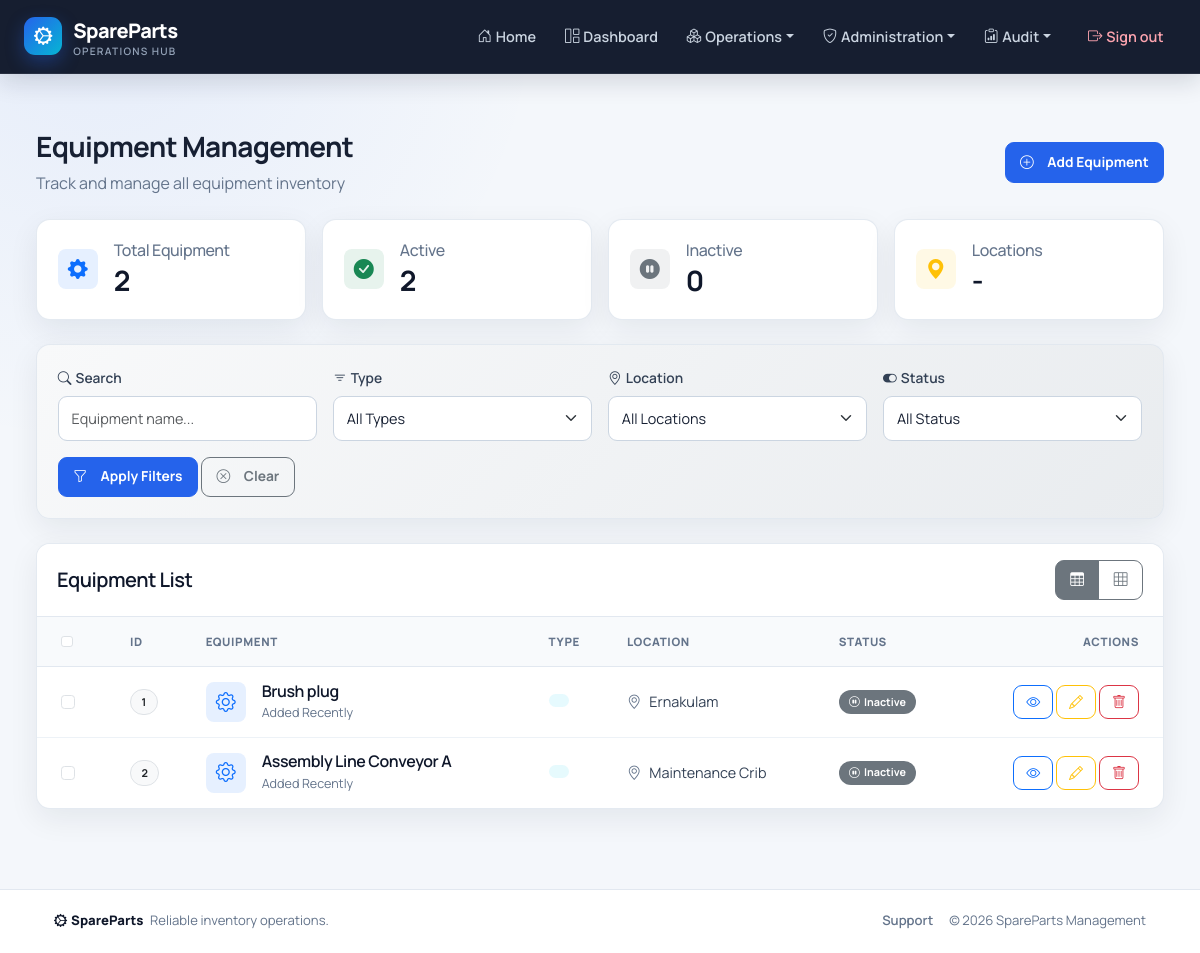
Screenshot of /inventory/equipment/ (signed in) with the database file from the repository.
### inventory/models.py (models this page shows, shortened)
class Equipment(models.Model):
    name = models.CharField(max_length=200)
    part = models.ForeignKey(Part, on_delete=models.SET_NULL, null=True, blank=True)
    location = models.ForeignKey(Location, on_delete=models.SET_NULL, null=True, blank=True)
    last_maintenance_date = models.DateField(blank=True, null=True)
    next_maintenance_date = models.DateField(blank=True, null=True)

class Location(models.Model):
    name = models.CharField(max_length=100)
    address = models.TextField(blank=True, null=True)

### inventory/views.py (the view)
# urls.py: path('equipment/', EquipmentListView.as_view(), name='equipment_list'),
class EquipmentListView(LoginRequiredMixin, RoleRequiredMixin, ListView):
    model = Equipment
    template_name = 'equipment_list.html'
    context_object_name = 'equipment_list'
    allowed_roles = ['inventory_manager', 'technician']

### templates/equipment_list.html (shortened to what this page needs)
{% extends 'base.html' %}{% load rbac %}
{% load static %}
{% block content %}
<div class="container-fluid py-4">
    <div class="row mb-4">
        <div class="col-12">
            <div class="d-flex justify-content-between align-items-center">
                <div>
                    <h1 class="h3 mb-2 fw-bold">Equipment Management</h1>
                    <p class="text-muted mb-0">Track and manage all equipment inventory</p>
                </div>
                {% if user|has_access:'equipment.manage' %}
                <div>
                    <a href="{% url 'inventory:equipment_add' %}" class="btn btn-primary btn-lg">
                        <i class="bi bi-plus-circle me-2"></i>Add Equipment
                    </a>
                </div>
                {% endif %}
            </div>
        </div>
    </div>
    <div class="row g-3 mb-4">
        <div class="col-md-3">
            <div class="card stats-card border-0 shadow-sm" style="border-left-color: #0d6efd;">
                <div class="card-body">
                    <div class="d-flex align-items-center">
                        <div class="equipment-icon bg-primary bg-opacity-10 text-primary me-3">
                            <i class="bi bi-gear-fill"></i>
                        </div>
                        <div>
                            <h6 class="text-muted mb-1">Total Equipment</h6>
                            <h3 class="mb-0 fw-bold">{{ equipment_list|length }}</h3>
                        </div>
                    </div>
                </div>
            </div>
        </div>
        <div class="col-md-3">
            <div class="card stats-card border-0 shadow-sm" style="border-left-color: #198754;">
                <div class="card-body">
                    <div class="d-flex align-items-center">
                        <div class="equipment-icon bg-success bg-opacity-10 text-success me-3">
                            <i class="bi bi-check-circle-fill"></i>
                        </div>
                        <div>
                            <h6 class="text-muted mb-1">Active</h6>
                            <h3 class="mb-0 fw-bold">{{ equipment_list|length }}</h3>
                        </div>
                    </div>
                </div>
            </div>
        </div>
        <div class="col-md-3">
            <div class="card stats-card border-0 shadow-sm" style="border-left-color: #6c757d;">
                <div class="card-body">
                    <div class="d-flex align-items-center">
                        <div class="equipment-icon bg-secondary bg-opacity-10 text-secondary me-3">
                            <i class="bi bi-pause-circle-fill"></i>
                        </div>
                        <div>
                            <h6 class="text-muted mb-1">Inactive</h6>
                            <h3 class="mb-0 fw-bold">0</h3>
                        </div>
                    </div>
                </div>
            </div>
        </div>
        <div class="col-md-3">
            <div class="card stats-card border-0 shadow-sm" style="border-left-color: #ffc107;">
                <div class="card-body">
                    <div class="d-flex align-items-center">
                        <div class="equipment-icon bg-warning bg-opacity-10 text-warning me-3">
                            <i class="bi bi-geo-alt-fill"></i>
                        </div>
                        <div>
                            <h6 class="text-muted mb-1">Locations</h6>
                            <h3 class="mb-0 fw-bold">-</h3>
                        </div>
                    </div>
                </div>
            </div>
        </div>
    </div>
    <div class="card border-0 shadow-sm mb-4 filter-section">
        <div class="card-body">
            <form method="get" class="row g-3">
                <div class="col-md-3">
                    <label for="search" class="form-label fw-semibold">
                        <i class="bi bi-search me-1"></i>Search
                    </label>
                    <input type="text" class="form-control" id="search" name="search"
                           placeholder="Equipment name..." value="{{ request.GET.search }}">
                </div>
                <div class="col-md-3">
                    <label for="type" class="form-label fw-semibold">
                        <i class="bi bi-filter me-1"></i>Type
                    </label>
                    <select class="form-select" id="type" name="type">
                        <option value="">All Types</option>
                    </select>
                </div>
                <div class="col-md-3">
                    <label for="location" class="form-label fw-semibold">
                        <i class="bi bi-geo-alt me-1"></i>Location
                    </label>
                    <select class="form-select" id="location" name="location">
                        <option value="">All Locations</option>
                    </select>
                </div>
                <div class="col-md-3">
                    <label for="status" class="form-label fw-semibold">
                        <i class="bi bi-toggle-on me-1"></i>Status
                    </label>
                    <select class="form-select" id="status" name="status">
                        <option value="">All Status</option>
                    </select>
                </div>
                <div class="col-12">
                    <button type="submit" class="btn btn-primary">
                        <i class="bi bi-funnel me-2"></i>Apply Filters
                    </button>
                    <a href="{% url 'inventory:equipment_list' %}" class="btn btn-outline-secondary">
                        <i class="bi bi-x-circle me-2"></i>Clear
                    </a>
                </div>
            </form>
        </div>
    </div>
    <div class="card border-0 shadow-sm">
        <div class="card-header bg-white border-0 py-3">
            <div class="d-flex justify-content-between align-items-center">
                <h5 class="mb-0 fw-semibold">Equipment List</h5>
                <div class="btn-group btn-group-sm" role="group">
                    <button type="button" class="btn btn-outline-secondary active">
                        <i class="bi bi-table"></i>
                    </button>
                    <button type="button" class="btn btn-outline-secondary">
                        <i class="bi bi-grid-3x3"></i>
                    </button>
                </div>
            </div>
        </div>
        <div class="card-body p-0">
            {% if equipment_list %}
            <div class="table-responsive">
                <table class="table equipment-table table-hover align-middle mb-0">
                    <thead class="bg-light">
                        <tr>
                            <th class="px-4 py-3">
                                <input type="checkbox" class="form-check-input">
                            </th>
                            <th class="py-3">ID</th>
                            <th class="py-3">Equipment</th>
                            <th class="py-3">Type</th>
                            <th class="py-3">Location</th>
                            <th class="py-3">Status</th>
                            {% if user|has_access:'equipment.manage' %}
                            <th class="py-3 text-end pe-4">Actions</th>
                            {% endif %}
                        </tr>
                    </thead>
                    <tbody>
                        {% for eq in equipment_list %}
                        <tr>
                            <td class="px-4">
                                <input type="checkbox" class="form-check-input">
                            </td>
                            <td>
                                <span class="badge bg-light text-dark border">{{ eq.id }}</span>
                            </td>
                            <td>
                                <div class="d-flex align-items-center">
                                    <div class="equipment-icon bg-primary bg-opacity-10 text-primary me-3">
                                        <i class="bi bi-gear"></i>
                                    </div>
                                    <div>
                                        <h6 class="mb-0 fw-semibold">{{ eq.name }}</h6>
                                        <small class="text-muted">Added {{ eq.created_at|date:"M d, Y"|default:"Recently" }}</small>
                                    </div>
                                </div>
                            </td>
                            <td>
                                <span class="badge bg-info bg-opacity-10 text-info border-0">
                                </span>
                            </td>
                            <td>
                                <div class="d-flex align-items-center">
                                    <i class="bi bi-geo-alt text-muted me-2"></i>
                                    <span>{{ eq.location.name }}</span>
                                </div>
                            </td>
                            <td>
                                {% if eq.status %}
                                <span class="badge bg-success">
                                    <i class="bi bi-check-circle me-1"></i>Active
                                </span>
                                {% else %}
                                <span class="badge bg-secondary">
                                    <i class="bi bi-pause-circle me-1"></i>Inactive
                                </span>
                                {% endif %}
                            </td>
                            {% if user|has_access:'equipment.manage' %}
                            <td class="text-end pe-4">
                                <div class="action-buttons">
                                    <a href="{% url 'inventory:equipment_detail' eq.id %}"
                                       class="btn btn-sm btn-outline-primary"
                                       data-bs-toggle="tooltip" title="View Details">
                                        <i class="bi bi-eye"></i>
                                    </a>
                                    <a href="{% url 'inventory:equipment_edit' eq.id %}"
                                       class="btn btn-sm btn-outline-warning"
                                       data-bs-toggle="tooltip" title="Edit">
                                        <i class="bi bi-pencil"></i>
                                    </a>
                                    <button type="button"
                                            class="btn btn-sm btn-outline-danger"
                                            data-bs-toggle="modal"
                                            data-bs-target="#deleteModal{{ eq.id }}"
                                            title="Delete">
                                        <i class="bi bi-trash"></i>
                                    </button>
                                </div>
                            </td>
                            {% endif %}
                        </tr>
                        {% endfor %}
                    </tbody>
                </table>
            </div>
            {% endif %}
        </div>
    </div>
</div>
{% endblock %}

### rows the page displays
Equipment: id "1", name "Brush plug", created_at "Recently", location.name "Ernakulam"
Equipment: id "2", name "Assembly Line Conveyor A", created_at "Recently", location.name "Maintenance Crib"

### other values shown
{{ equipment_list|length }} "2"
